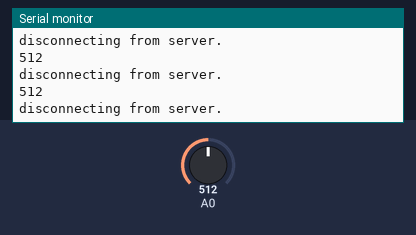
This sketch was run on a simulated Arduino MKR. Shown: the last lines printed to the serial monitor. The test bench sets the inputs (shaded band); at power-on: A0 = 512. WiFi joins after 1.5 s; servers stay silent unless stated; uploads are accepted with an empty reply.

Above: at 4.7 s.
4.8 s: A0 set to 716
At 5.2 s:
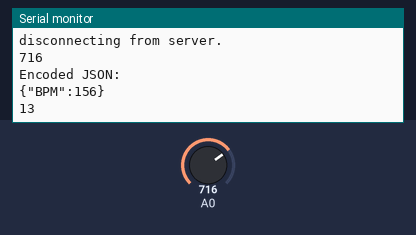
6.5 s: A0 set to 900
At 6.53 s:
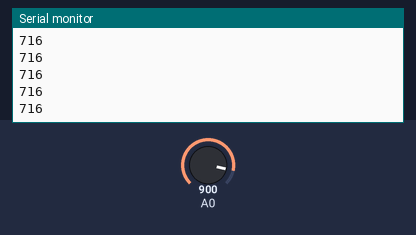
Timing chart, 0 to 9.5 s (numbered marks = the images above; inputs shaded):
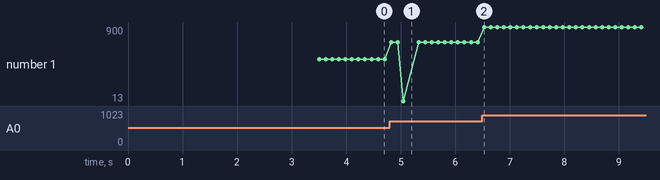

The sketch:

SendData.ino
```cpp
#include <SPI.h>
#include <WiFiNINA.h>
#include <ArduinoJson.h>
#include <PulseSensorPlayground.h>     // Includes the PulseSensorPlayground Library.

//  Variables
const int PulseWire = 0;       // PulseSensor PURPLE WIRE connected to ANALOG PIN 0
const int LED = LED_BUILTIN;          // The on-board Arduino LED, close to PIN 13.
int Threshold = 25;           // Determine which Signal to "count as a beat" and which to ignore.

char ssid[] = "Stefan";        // your network SSID (name)
char pass[] = "qwertyuiop";    // your network password (use for WPA, or use as key for WEP)
int keyIndex = 0;            // your network key index number (needed only for WEP)

int status = WL_IDLE_STATUS;
char server[] = "www.google.com";
WiFiClient client;

void setup() {
  pinMode(PulseWire, INPUT);
  delay(1000);
  Serial.begin(115200);          // For Serial Monitor
  Serial.println("hello");

  while (!Serial);

  // check for the WiFi module:
  if (WiFi.status() == WL_NO_MODULE) {
    Serial.println("Communication with WiFi module failed!");
    while (true);
  }

  String fv = WiFi.firmwareVersion();
  if (fv < WIFI_FIRMWARE_LATEST_VERSION) {
    Serial.println("Please upgrade the firmware");
  }

  while (status != WL_CONNECTED) {
    Serial.print("Attempting to connect to SSID: ");
    Serial.println(ssid);
    status = WiFi.begin(ssid);
    delay(1000);
  }
  Serial.println("Connected to WiFi");
  printWifiStatus();

  Serial.println("\nStarting connection to server...");
}

int beats = 0, prev_time = 0, Signal;

void loop() {

  Signal = analogRead(PulseWire);
  Serial.println(Signal);
  if(Signal > Threshold){
    digitalWrite(LED,HIGH);
    delay(100);
    beats++;
  } else {
    digitalWrite(LED,LOW);
  }

  int cur = millis();

  if(cur - prev_time >= 5000)
  {

    prev_time = cur;
    StaticJsonDocument<200> jsonDocument; // Adjust the size as needed
    jsonDocument["BPM"] = 60 * beats / (cur/1000) ;
    String jsonString;
    serializeJson(jsonDocument, jsonString);
    Serial.println("Encoded JSON:");
    Serial.println(jsonString);
    Serial.println(beats);
    if (client.connect(server, 80)) {
      Serial.println("connected to server");
      // Make a HTTP request:
      client.println("POST /your-endpoint HTTP/1.1"); // Replace with your actual endpoint
      client.println("Host: www.google.com");
      client.println("Content-Type: application/json"); // Specify JSON content type
      client.print("Content-Length: ");
      client.println(jsonString.length()); // Set the content length
      client.println("Connection: close");
      client.println();

      // Send the JSON data as the request body
      client.println(jsonString);
    }
  }
  if (!client.connected()) {
    Serial.println();
    Serial.println("disconnecting from server.");
    client.stop();
  }
  delay(20);                    // considered best practice in a simple sketch.

}

void printWifiStatus() {
  // print the SSID of the network you're attached to:
  Serial.print("SSID: ");
  Serial.println(WiFi.SSID());

  // print your board's IP address:
  IPAddress ip = WiFi.localIP();
  Serial.print("IP Address: ");
  Serial.println(ip);

  // print the received signal strength:
  long rssi = WiFi.RSSI();
  Serial.print("signal strength (RSSI):");
  Serial.print(rssi);
  Serial.println(" dBm");
}
```

Measured:
- after the input at 4.8 s, the serial monitor: prints a new line at once (image 1)
- plotted number 1: 512 → 716 after the input at 4.8 s, 716 → 900 after the input at 6.5 s
